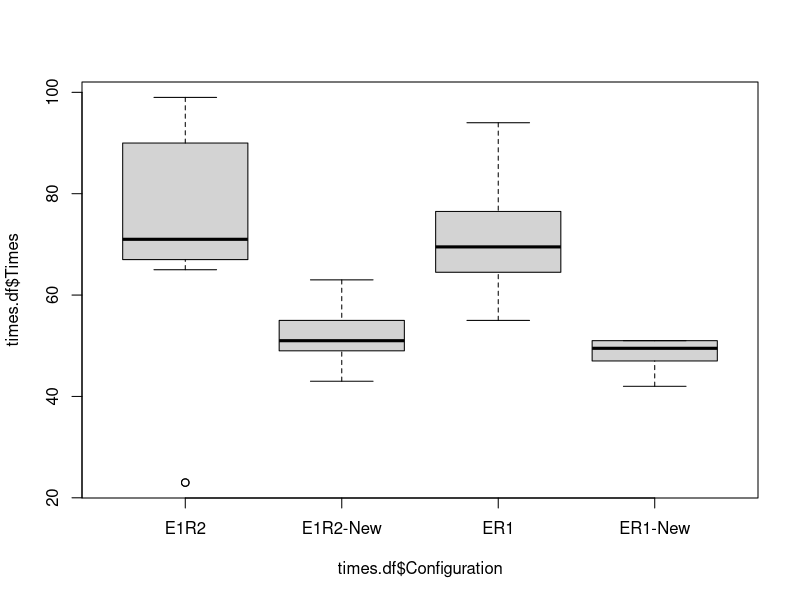

The R source for this figure:
times.ip128.e96.r48.eval1.repro1 <- read.table('times-ip128-e96-r48-eval1-repro1.dat')
times.ip128.e96.r48.eval1.repro1.new <- read.table('times-ip128-e96-r48-eval1-repro1-new.dat')
times.ip128.e96.r24.eval1.repro2<- read.table('times-ip128-e96-r24-eval1-repro2.dat')
times.ip128.e96.r24.eval1.repro2.new <- read.table('times-ip128-e96-r24-eval1-repro2-new.dat')
times.df <- data.frame( Configuration=c(rep('ER1',length(times.ip128.e96.r48.eval1.repro1$V1)), 
                          rep('ER1-New',length(times.ip128.e96.r48.eval1.repro1.new$V1)),
                          rep('E1R2',length(times.ip128.e96.r24.eval1.repro2$V1)),
                          rep('E1R2-New',length(times.ip128.e96.r24.eval1.repro2.new$V1)) ),
                       Times=c(times.ip128.e96.r48.eval1.repro1$V1, 
                                times.ip128.e96.r48.eval1.repro1.new$V1,
                               times.ip128.e96.r24.eval1.repro2$V1,
                               times.ip128.e96.r24.eval1.repro2.new$V1)
                       );
boxplot( times.df$Times ~ times.df$Configuration )
